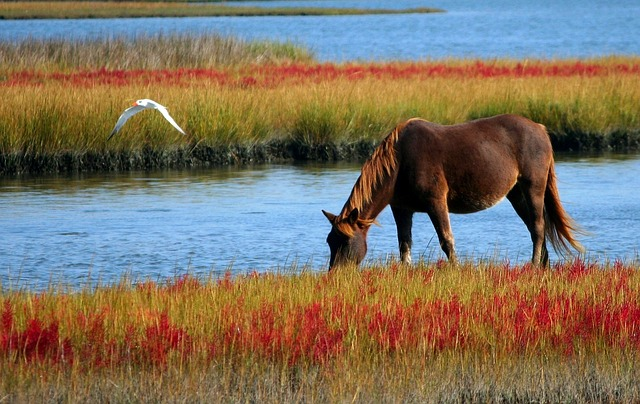
#> input picture horse.jpg, 640 x 404 px
$ python 'partD_image processing.py'
#> lines starting #> are read from the running program, lines starting #| are printed output that depends on the picture
import cv2
import numpy

img = cv2.imread("horse.jpg")
#> img is the input picture: shape (404, 640, 3); mean B, G, R 95.9, 113.2, 126.6
img =cv2.cvtColor(img,cv2.COLOR_BGR2HSV)
#> img: shape (404, 640, 3); mean H, S, V 45.6, 137.5, 151.1

I = 0.3 *img[:,:,2]+.59 * img[:,:,1]+ 0.11 * img[:,:,0]
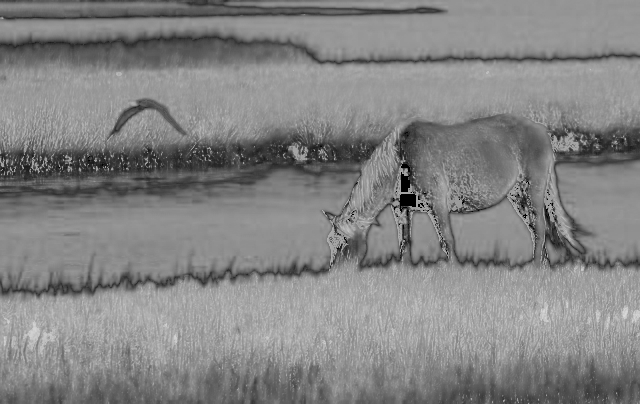
#> I: shape (404, 640) float64; min 0, max 217.7, mean 131.5
cv2.imshow("frame",img)
cv2.waitKey(0)
print(I)
#> (printed output is left out)
cv2.destroyAllWindows()

$ run again, with bird.jpg copied over horse.jpg
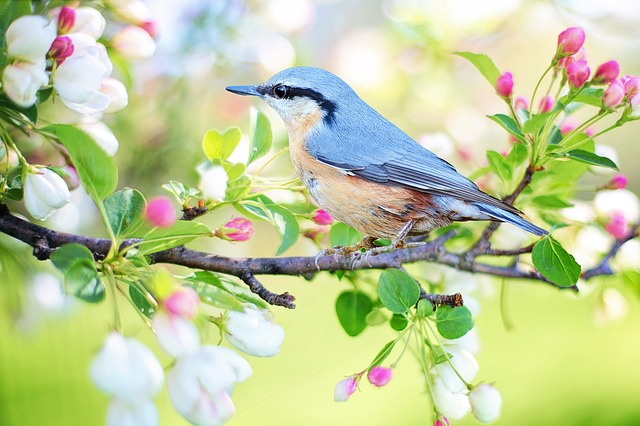
#> input picture bird.jpg, 640 x 426 px
#> img is the input picture: shape (426, 640, 3); mean B, G, R 154.3, 203, 191.5
#> img: shape (426, 640, 3); mean H, S, V 54, 83.4, 211.3
#> `I = 0.3 *img[:,:,2]+.59 * img[:,:,1]+ 0.11 * img[:,:,0]`:
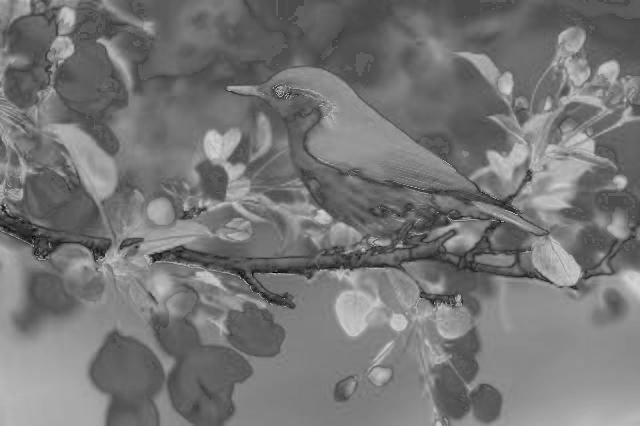
#> I: shape (426, 640) float64; min 2.7, max 211.9, mean 118.5
#> (printed output is left out)

$ run again, with cat.jpg copied over horse.jpg
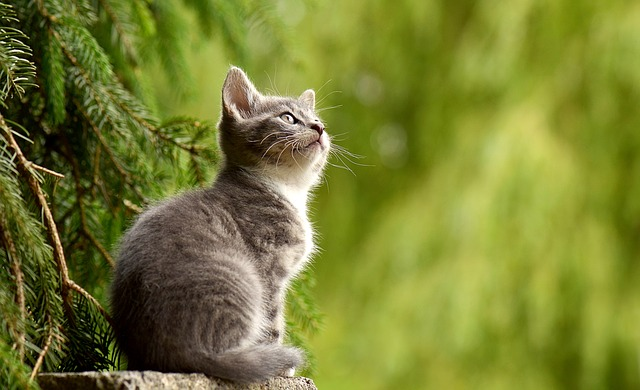
#> input picture cat.jpg, 640 x 390 px
#> img is the input picture: shape (390, 640, 3); mean B, G, R 50.1, 126.1, 119.4
#> img: shape (390, 640, 3); mean H, S, V 30.3, 166.9, 129.2
#> `I = 0.3 *img[:,:,2]+.59 * img[:,:,1]+ 0.11 * img[:,:,0]`:
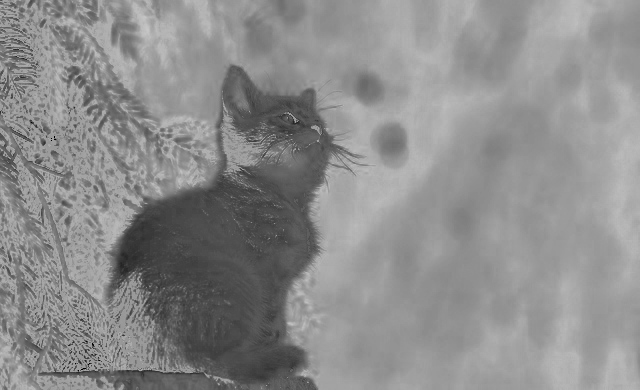
#> I: shape (390, 640) float64; min 0, max 199.5, mean 140.5
#> (printed output is left out)
